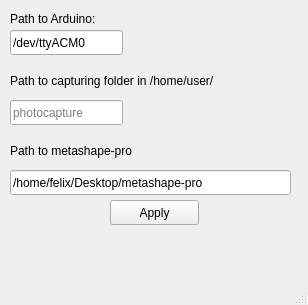
<?xml version="1.0" encoding="UTF-8"?>
<ui version="4.0">
 <class>MainWindow</class>
 <widget class="QMainWindow" name="MainWindow">
  <property name="geometry">
   <rect>
    <x>0</x>
    <y>0</y>
    <width>308</width>
    <height>305</height>
   </rect>
  </property>
  <property name="windowTitle">
   <string>MainWindow</string>
  </property>
  <widget class="QWidget" name="centralwidget">
   <widget class="QPushButton" name="setApply">
    <property name="geometry">
     <rect>
      <x>110</x>
      <y>200</y>
      <width>89</width>
      <height>25</height>
     </rect>
    </property>
    <property name="text">
     <string>Apply</string>
    </property>
   </widget>
   <widget class="QLineEdit" name="lineEdit">
    <property name="geometry">
     <rect>
      <x>10</x>
      <y>30</y>
      <width>113</width>
      <height>25</height>
     </rect>
    </property>
    <property name="text">
     <string>/dev/ttyACM0</string>
    </property>
    <property name="placeholderText">
     <string>/etc/canon</string>
    </property>
   </widget>
   <widget class="QLabel" name="label">
    <property name="geometry">
     <rect>
      <x>10</x>
      <y>10</y>
      <width>121</width>
      <height>17</height>
     </rect>
    </property>
    <property name="text">
     <string>Path to Arduino:</string>
    </property>
   </widget>
   <widget class="QLineEdit" name="lineEdit_2">
    <property name="geometry">
     <rect>
      <x>10</x>
      <y>100</y>
      <width>113</width>
      <height>25</height>
     </rect>
    </property>
    <property name="placeholderText">
     <string>photocapture</string>
    </property>
   </widget>
   <widget class="QLabel" name="label_2">
    <property name="geometry">
     <rect>
      <x>10</x>
      <y>60</y>
      <width>271</width>
      <height>41</height>
     </rect>
    </property>
    <property name="text">
     <string>Path to capturing folder in /home/user/</string>
    </property>
   </widget>
   <widget class="QLabel" name="label_3">
    <property name="geometry">
     <rect>
      <x>10</x>
      <y>140</y>
      <width>241</width>
      <height>21</height>
     </rect>
    </property>
    <property name="text">
     <string>Path to metashape-pro</string>
    </property>
   </widget>
   <widget class="QLineEdit" name="lineEdit_3">
    <property name="geometry">
     <rect>
      <x>10</x>
      <y>170</y>
      <width>281</width>
      <height>25</height>
     </rect>
    </property>
    <property name="text">
     <string>/home/felix/Desktop/metashape-pro</string>
    </property>
   </widget>
  </widget>
  <widget class="QMenuBar" name="menubar">
   <property name="geometry">
    <rect>
     <x>0</x>
     <y>0</y>
     <width>308</width>
     <height>22</height>
    </rect>
   </property>
  </widget>
  <widget class="QStatusBar" name="statusbar"/>
 </widget>
 <resources/>
 <connections/>
</ui>
